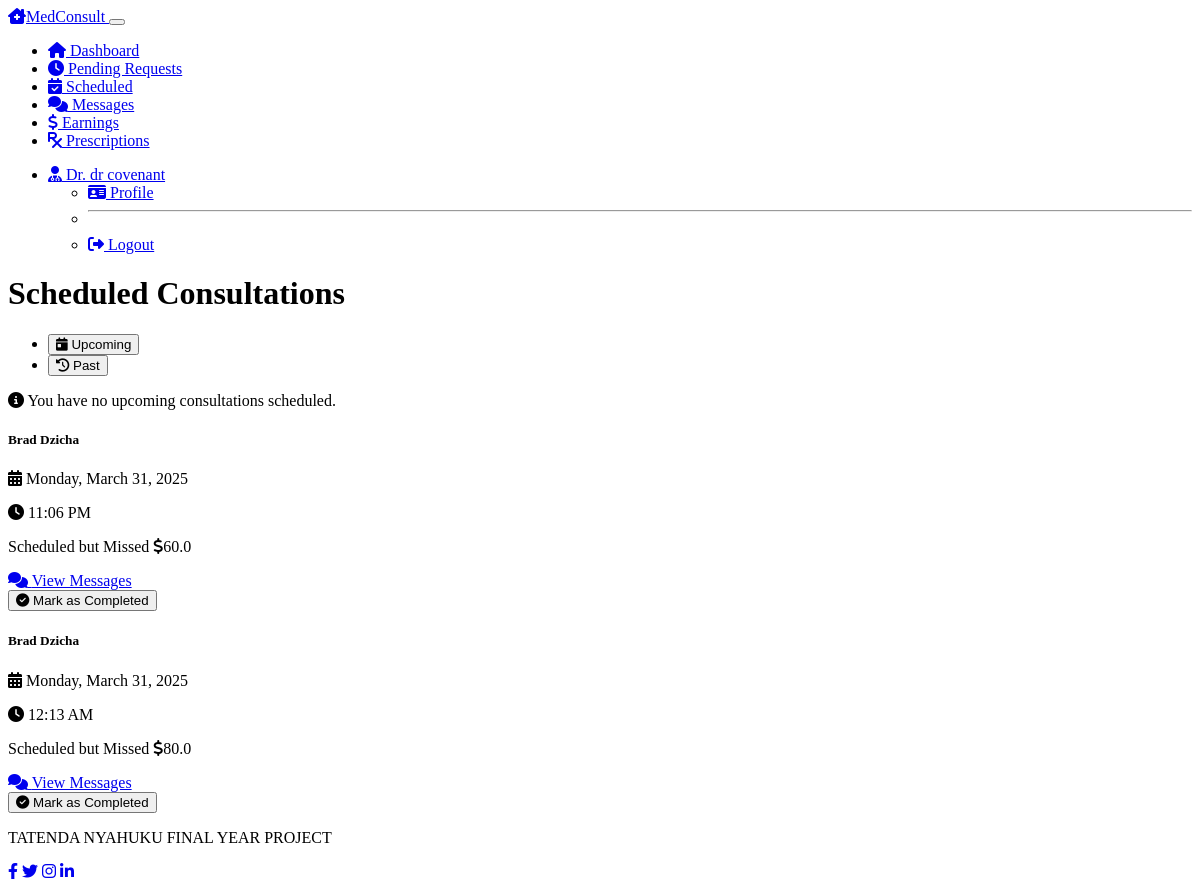
Page /doctor/scheduled-consultations (signed in) on the earlier database version.
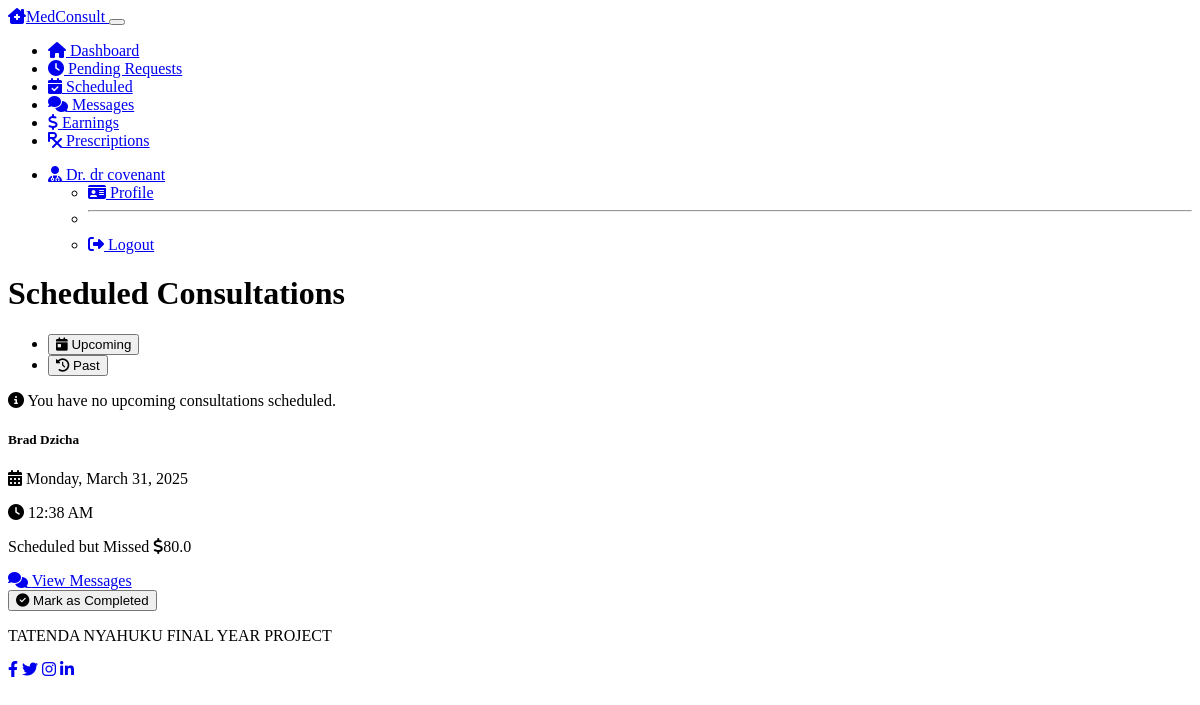
Same page on the later database version.
### models.py (models this page shows, shortened)
class User(UserMixin, db.Model):
    __tablename__ = 'users'
    id = db.Column(db.Integer, primary_key=True)
    email = db.Column(db.String(120), unique=True, nullable=False)
    username = db.Column(db.String(64), nullable=False)
    password_hash = db.Column(db.String(256), nullable=False)
    role = db.Column(db.String(20), nullable=False)  # 'patient', 'doctor', 'admin'
    created_at = db.Column(db.DateTime, default=datetime.utcnow)
    patient = db.relationship('Patient', backref='user', uselist=False, lazy=True)
    doctor = db.relationship('Doctor', backref='user', uselist=False, lazy=True)

class Consultation(db.Model):
    __tablename__ = 'consultations'
    id = db.Column(db.Integer, primary_key=True)
    patient_id = db.Column(db.Integer, db.ForeignKey('patients.id'), nullable=False)
    doctor_id = db.Column(db.Integer, db.ForeignKey('doctors.id'), nullable=False)
    status = db.Column(db.String(50), default='requested')  # requested, accepted, rejected, completed, cancelled
    proposed_fee = db.Column(db.Float, nullable=False)
    final_fee = db.Column(db.Float, nullable=True)
    scheduled_time = db.Column(db.DateTime, nullable=True)
    created_at = db.Column(db.DateTime, default=datetime.utcnow)
    completed_at = db.Column(db.DateTime, nullable=True)
    messages = db.relationship('Message', backref='consultation', lazy=True)
    prescriptions = db.relationship('Prescription', backref='consultation', lazy=True)

class Patient(db.Model):
    __tablename__ = 'patients'
    id = db.Column(db.Integer, primary_key=True)
    user_id = db.Column(db.Integer, db.ForeignKey('users.id'), nullable=False)
    first_name = db.Column(db.String(50), nullable=False)
    last_name = db.Column(db.String(50), nullable=False)
    date_of_birth = db.Column(db.Date, nullable=True)
    phone_number = db.Column(db.String(20), nullable=True)
    address = db.Column(db.String(200), nullable=True)
    consultations = db.relationship('Consultation', backref='patient', lazy=True)
    wallet_balance = db.Column(db.Float, default=0.0)

### routes.py (the view)
@app.route('/doctor/scheduled-consultations')
@login_required
@verified_doctor_required
def doctor_scheduled_consultations():
    consultations = Consultation.query.filter_by(
        doctor_id=current_user.doctor.id,
        status='accepted'
    ).order_by(Consultation.scheduled_time).all()
    return render_template('doctor/scheduled_consultations.html',
                          title='Scheduled Consultations',
                          consultations=consultations,
                          now=datetime.utcnow,
                          timedelta=timedelta)

### templates/doctor/scheduled_consultations.html (shortened to what this page needs)
{% extends "layout.html" %}
{% block content %}
<div class="row mb-4">
    <div class="col-12">
        <h1 class="mb-4">Scheduled Consultations</h1>
        <ul class="nav nav-tabs mb-4" id="consultationsTab" role="tablist">
            <li class="nav-item" role="presentation">
                <button class="nav-link active" id="upcoming-tab" data-bs-toggle="tab" data-bs-target="#upcoming" type="button" role="tab" aria-controls="upcoming" aria-selected="true">
                    <i class="fas fa-calendar-day me-1"></i> Upcoming
                </button>
            </li>
            <li class="nav-item" role="presentation">
                <button class="nav-link" id="past-tab" data-bs-toggle="tab" data-bs-target="#past" type="button" role="tab" aria-controls="past" aria-selected="false">
                    <i class="fas fa-history me-1"></i> Past
                </button>
            </li>
        </ul>
        <div class="tab-content" id="consultationsTabContent">
            <div class="tab-pane fade show active" id="upcoming" role="tabpanel" aria-labelledby="upcoming-tab">
                {% set upcoming = consultations|selectattr('status', 'equalto', 'accepted')|selectattr('scheduled_time', 'gt', now())|list %}
                {% if upcoming %}
                    {% for consultation in upcoming|sort(attribute='scheduled_time') %}
                        <div class="card consultation-item status-accepted bg-dark text-light mb-4">
                            <div class="card-body">
                                <div class="row">
                                    <div class="col-md-7">
                                        <h5 class="card-title mb-2">{{ consultation.patient.first_name }} {{ consultation.patient.last_name }}</h5>
                                        <p class="mb-1">
                                            <i class="fas fa-calendar-alt me-2"></i>
                                            {{ consultation.scheduled_time.strftime('%A, %B %d, %Y') }}
                                        </p>
                                        <p class="mb-2">
                                            <i class="fas fa-clock me-2"></i>
                                            {{ consultation.scheduled_time.strftime('%I:%M %p') }}
                                        </p>
                                        <p class="mb-2">
                                            <strong>Patient Information:</strong>
                                        </p>
                                        <ul class="mb-2">
                                            <li>Age: {{ (now().date() - consultation.patient.date_of_birth).days // 365 }} years</li>
                                            <li>Phone: {{ consultation.patient.phone_number }}</li>
                                        </ul>
                                        <p class="mb-0">
                                            <span class="badge bg-primary">
                                                <i class="fas fa-dollar-sign me-1"></i>{{ consultation.final_fee }}
                                            </span>
                                        </p>
                                    </div>
                                    <div class="col-md-5 text-end">
                                        {% set time_now = now() %}
                                        {% set time_start = consultation.scheduled_time - timedelta(minutes=15) %}
                                        {% set time_end = consultation.scheduled_time + timedelta(minutes=15) %}
                                        <div class="mb-2">
                                            {% if time_now >= time_start and time_now <= time_end %}
                                                <a href="{{ url_for('doctor_consultation_room', consultation_id=consultation.id) }}" class="btn btn-success">
                                                    <i class="fas fa-video me-1"></i> Join Consultation
                                                </a>
                                            {% else %}
                                                <button class="btn btn-secondary" disabled>
                                                    <i class="fas fa-video me-1"></i> Not Yet Available
                                                </button>
                                            {% endif %}
                                        </div>
                                        <div class="mb-2">
                                            <a href="{{ url_for('doctor_consultation_messages', consultation_id=consultation.id) }}" class="btn btn-outline-primary">
                                                <i class="fas fa-comments me-1"></i> Messages
                                            </a>
                                        </div>
                                    </div>
                                </div>
                            </div>
                        </div>
                    {% endfor %}
                {% else %}
                    <div class="alert alert-info">
                        <i class="fas fa-info-circle me-2"></i>
                        You have no upcoming consultations scheduled.
                    </div>
                {% endif %}
            </div>
            <div class="tab-pane fade" id="past" role="tabpanel" aria-labelledby="past-tab">
                {% set past = consultations|selectattr('status', 'equalto', 'completed')|list %}
                {% set past = past + consultations|selectattr('status', 'equalto', 'accepted')|selectattr('scheduled_time', 'le', now())|list %}
                {% if past %}
                    {% for consultation in past|sort(attribute='scheduled_time', reverse=true) %}
                        <div class="card consultation-item status-{{ consultation.status }} bg-dark text-light mb-4">
                            <div class="card-body">
                                <div class="row">
                                    <div class="col-md-7">
                                        <h5 class="card-title mb-2">{{ consultation.patient.first_name }} {{ consultation.patient.last_name }}</h5>
                                        {% if consultation.scheduled_time %}
                                            <p class="mb-1">
                                                <i class="fas fa-calendar-alt me-2"></i>
                                                {{ consultation.scheduled_time.strftime('%A, %B %d, %Y') }}
                                            </p>
                                            <p class="mb-2">
                                                <i class="fas fa-clock me-2"></i>
                                                {{ consultation.scheduled_time.strftime('%I:%M %p') }}
                                            </p>
                                        {% endif %}
                                        <p class="mb-0">
                                            {% if consultation.status == 'completed' %}
                                                <span class="badge bg-success">Completed</span>
                                            {% elif consultation.status == 'accepted' %}
                                                <span class="badge bg-warning text-dark">Scheduled but Missed</span>
                                            {% endif %}
                                            <span class="badge bg-primary">
                                                <i class="fas fa-dollar-sign me-1"></i>{{ consultation.final_fee }}
                                            </span>
                                        </p>
                                    </div>
                                    <div class="col-md-5 text-end">
                                        <div class="mb-2">
                                            <a href="{{ url_for('doctor_consultation_messages', consultation_id=consultation.id) }}" class="btn btn-outline-primary">
                                                <i class="fas fa-comments me-1"></i> View Messages
                                            </a>
                                        </div>
                                        {% if consultation.status == 'accepted' %}
                                            <div class="mb-2">
                                                <form action="{{ url_for('complete_consultation', consultation_id=consultation.id) }}" method="post">
                                                    <button type="submit" class="btn btn-success">
                                                        <i class="fas fa-check-circle me-1"></i> Mark as Completed
                                                    </button>
                                                </form>
                                            </div>
                                        {% endif %}
                                    </div>
                                </div>
                            </div>
                        </div>
                    {% endfor %}
                {% else %}
                    <div class="alert alert-info">
                        <i class="fas fa-info-circle me-2"></i>
                        You have no past consultations.
                    </div>
                {% endif %}
            </div>
        </div>
    </div>
</div>
{% endblock %}

### templates/doctor/navbar.html (shortened to what this page needs)
<nav class="navbar navbar-expand-lg navbar-dark bg-dark">
    <div class="container">
        <a class="navbar-brand" href="{{ url_for('doctor_dashboard') }}">
            <i class="fas fa-clinic-medical me-2"></i>MedConsult
        </a>
        <button class="navbar-toggler" type="button" data-bs-toggle="collapse" data-bs-target="#navbarDoctor" aria-controls="navbarDoctor" aria-expanded="false" aria-label="Toggle navigation">
        </button>
        <div class="collapse navbar-collapse" id="navbarDoctor">
            <ul class="navbar-nav me-auto">
                <li class="nav-item">
                    <a class="nav-link {% if request.path == url_for('doctor_dashboard') %}active{% endif %}" href="{{ url_for('doctor_dashboard') }}">
                        <i class="fas fa-home me-1"></i> Dashboard
                    </a>
                </li>
                <li class="nav-item">
                    <a class="nav-link {% if request.path == url_for('doctor_pending_requests') %}active{% endif %}" href="{{ url_for('doctor_pending_requests') }}">
                        <i class="fas fa-clock me-1"></i> Pending Requests
                    </a>
                </li>
                <li class="nav-item">
                    <a class="nav-link {% if request.path == url_for('doctor_scheduled_consultations') %}active{% endif %}" href="{{ url_for('doctor_scheduled_consultations') }}">
                        <i class="fas fa-calendar-check me-1"></i> Scheduled
                    </a>
                </li>
                <li class="nav-item">
                    <a class="nav-link {% if request.path == url_for('doctor_messages') %}active{% endif %}" href="{{ url_for('doctor_messages') }}">
                        <i class="fas fa-comments me-1"></i> Messages
                    </a>
                </li>
                <li class="nav-item">
                    <a class="nav-link {% if request.path == url_for('doctor_earnings') %}active{% endif %}" href="{{ url_for('doctor_earnings') }}">
                        <i class="fas fa-dollar-sign me-1"></i> Earnings
                    </a>
                </li>
                <li class="nav-item">
                    <a class="nav-link {% if request.path == url_for('doctor_prescriptions') %}active{% endif %}" href="{{ url_for('doctor_prescriptions') }}">
                        <i class="fas fa-prescription me-1"></i> Prescriptions
                    </a>
                </li>
            </ul>
            <ul class="navbar-nav">
                <li class="nav-item dropdown">
                    <a class="nav-link dropdown-toggle" href="#" id="navbarDropdown" role="button" data-bs-toggle="dropdown" aria-expanded="false">
                        <i class="fas fa-user-md me-1"></i> Dr. {{ current_user.username }}
                    </a>
                    <ul class="dropdown-menu dropdown-menu-end" aria-labelledby="navbarDropdown">
                        <li>
                            <a class="dropdown-item {% if request.path == url_for('doctor_profile') %}active{% endif %}" href="{{ url_for('doctor_profile') }}">
                                <i class="fas fa-id-card me-2"></i> Profile
                            </a>
                        </li>
                        <li><hr class="dropdown-divider"></li>
                        <li>
                            <a class="dropdown-item" href="{{ url_for('logout') }}">
                                <i class="fas fa-sign-out-alt me-2"></i> Logout
                            </a>
                        </li>
                    </ul>
                </li>
            </ul>
        </div>
    </div>
</nav>

Differences in the rows shown:
no longer on this page (row edited): Consultation: patient.first_name "Brad", patient.last_name "Dzicha", scheduled_time "Monday, March 31, 2025", scheduled_time "11:06 PM", status "Scheduled but Missed", final_fee "60.0"
no longer on this page (row edited): Consultation: patient.first_name "Brad", patient.last_name "Dzicha", scheduled_time "Monday, March 31, 2025", scheduled_time "12:13 AM", status "Scheduled but Missed", final_fee "80.0"
added Consultation: patient.first_name "Brad", patient.last_name "Dzicha", scheduled_time "Monday, March 31, 2025", scheduled_time "12:38 AM", status "Scheduled but Missed", final_fee "80.0"
